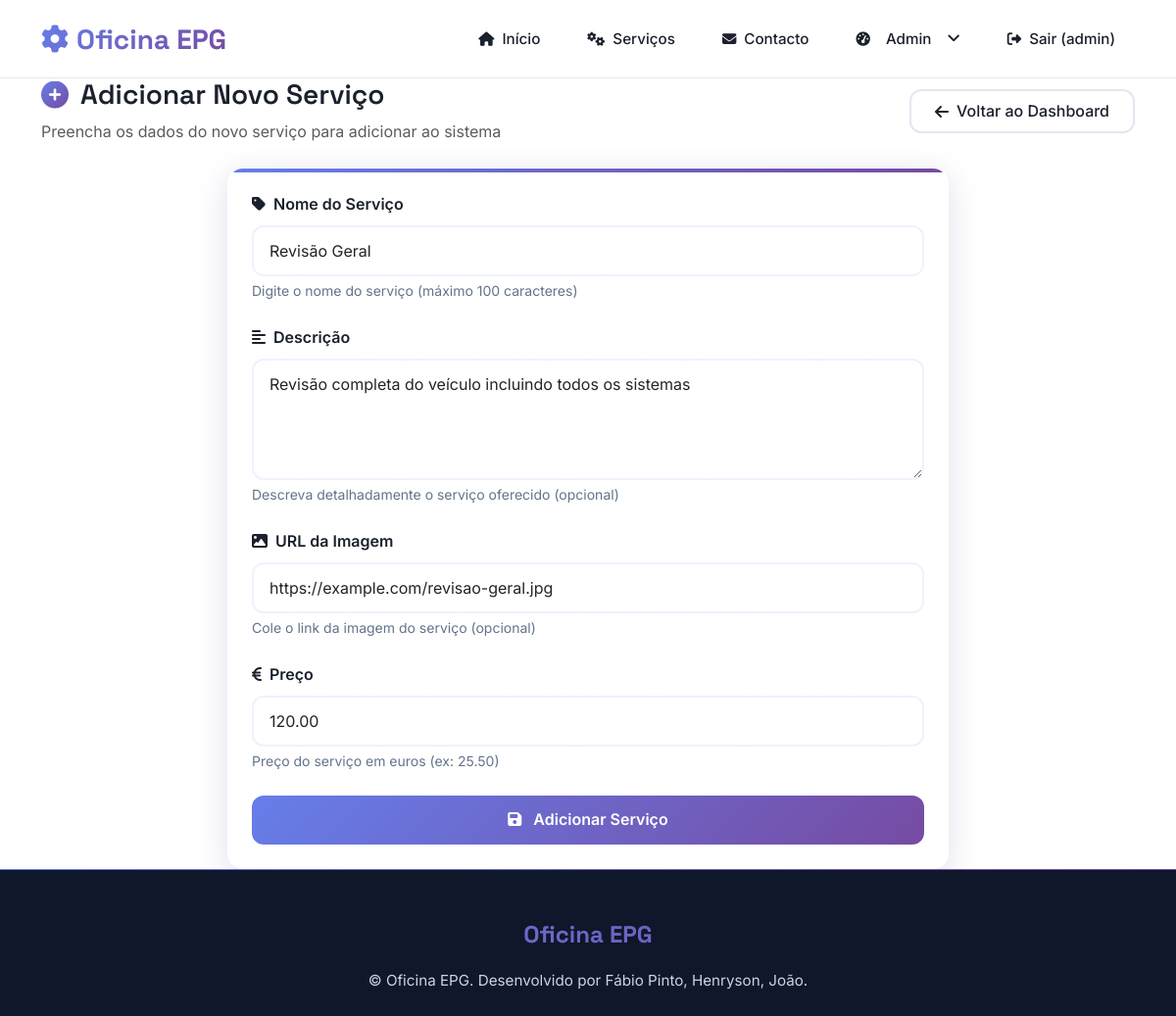
The app's page /dashboard/servicos/edit/2/ (signed in) with its own data.
### dashboard/models.py (models this page shows, shortened)
class User(AbstractUser):
    criado_em = models.DateTimeField(auto_now_add=True)

class Servico(models.Model):
    nome = models.CharField(max_length=100)
    descricao = models.TextField(blank=True, null=True)
    imagem_url = models.TextField(blank=True, null=True)
    preco = models.DecimalField(
        max_digits=10,
        decimal_places=2,
        default=Decimal("0.00")
    )

### dashboard/views.py (the view)
# urls.py: path('servicos/edit/<int:servico_id>/', views.edit_servico, name='edit_servico'),
@login_required
@staff_member_required
def edit_servico(request, servico_id):
    servico = Servico.objects.get(id=servico_id)
    if request.method == 'POST':
        form = ServicoForm(request.POST, instance=servico)
        if form.is_valid():
            form.save()
            messages.success(request, 'Serviço atualizado com sucesso!')
            return redirect('dashboard_servicos')
    else:
        form = ServicoForm(instance=servico)
    return render(request, 'dashboard/add_servico.html', {'form': form, 'edit': True})

### src/templates/dashboard/add_servico.html (shortened to what this page needs)
{% extends "base.html" %}
{% block content %}
<div class="container mt-4">
    <div class="d-flex justify-content-between align-items-center mb-4">
        <div>
            <h1 class="section-title">
                <i class="fas fa-plus-circle"></i>
                Adicionar Novo Serviço
            </h1>
            <p class="text-muted mb-0">Preencha os dados do novo serviço para adicionar ao sistema</p>
        </div>
        <a href="{% url 'dashboard_home' %}" class="btn-back">
            <i class="fas fa-arrow-left"></i>
            Voltar ao Dashboard
        </a>
    </div>
    <div class="row justify-content-center">
        <div class="col-lg-8">
            <div class="form-card">
                <div class="card-body p-4">
                    <form method="post" class="needs-validation" novalidate>
                        <div class="form-group">
                            <label for="{{ form.nome.id_for_label }}" class="form-label">
                                <i class="fas fa-tag me-2"></i>Nome do Serviço
                            </label>
                            {{ form.nome }}
                            <div class="help-text">Digite o nome do serviço (máximo 100 caracteres)</div>
                        </div>
                        <div class="form-group">
                            <label for="{{ form.descricao.id_for_label }}" class="form-label">
                                <i class="fas fa-align-left me-2"></i>Descrição
                            </label>
                            {{ form.descricao }}
                            <div class="help-text">Descreva detalhadamente o serviço oferecido (opcional)</div>
                        </div>
                        <div class="form-group">
                            <label for="{{ form.imagem_url.id_for_label }}" class="form-label">
                                <i class="fas fa-image me-2"></i>URL da Imagem
                            </label>
                            {{ form.imagem_url }}
                            <div class="help-text">Cole o link da imagem do serviço (opcional)</div>
                        </div>
                        <div class="form-group">
                            <label for="{{ form.preco.id_for_label }}" class="form-label">
                                <i class="fas fa-euro-sign me-2"></i>Preço
                            </label>
                            {{ form.preco }}
                            <div class="help-text">Preço do serviço em euros (ex: 25.50)</div>
                        </div>
                        <div class="d-grid gap-2 mt-4">
                            <button type="submit" class="btn-submit">
                                <i class="fas fa-save me-2"></i>
                                Adicionar Serviço
                            </button>
                        </div>
                    </form>
                </div>
            </div>
        </div>
    </div>
</div>
{% endblock %}

### src/templates/base.html (shortened to what this page needs)
{% load tz %}
<!DOCTYPE html>
<html lang="pt">
<head>
    <link href="https://cdn.jsdelivr.net/npm/bootstrap@5.3.3/dist/css/bootstrap.min.css" rel="stylesheet">
    <link rel="stylesheet" href="https://cdnjs.cloudflare.com/ajax/libs/font-awesome/6.4.0/css/all.min.css">
</head>
<body>
    <nav class="navbar-custom" id="mainNavbar">
        <div class="container">
            <a class="navbar-brand-custom" href="/">
                <i class="fas fa-cog me-2"></i>Oficina EPG
            </a>
            <ul class="navbar-nav-custom ms-auto" id="navbarNav">
                <li class="nav-item-custom">
                    <a class="nav-link-custom" href="{% url 'landing' %}">
                        <i class="fas fa-home"></i>
                        Início
                    </a>
                </li>
                <li class="nav-item-custom">
                    <a class="nav-link-custom" href="{% url 'servicos_list' %}">
                        <i class="fas fa-cogs"></i>
                        Serviços
                    </a>
                </li>
                <li class="nav-item-custom">
                    <a class="nav-link-custom" href="{% url 'contact' %}">
                        <i class="fas fa-envelope"></i>
                        Contacto
                    </a>
                </li>
                {% if user.is_authenticated %}
                    {% if user.is_staff %}
                        <li class="nav-item-custom dropdown-custom" id="adminDropdown">
                            <a class="nav-link-custom dropdown-toggle-custom" href="#" role="button" aria-expanded="false">
                                <i class="fas fa-tachometer-alt"></i>
                                Admin
                            </a>
                        </li>
                    {% endif %}
                    <li class="nav-item-custom">
                        <a class="nav-link-custom" href="{% url 'logout' %}">
                            <i class="fas fa-sign-out-alt"></i>
                            Sair ({{ user.username }})
                        </a>
                    </li>
                {% endif %}
            </ul>
        </div>
    </nav>
    <main class="main-content">
        {% block content %}
        {% endblock %}
    </main>
    <footer class="footer-custom">
        <div class="container">
            <div class="footer-content">
                <div class="footer-brand">Oficina EPG</div>
                <p class="footer-text">
                    © {{ now|date:"Y" }} Oficina EPG. Desenvolvido por Fábio Pinto, Henryson, João.
                </p>
            </div>
        </div>
    </footer>
</body>
</html>

### src/templates/base.html (style rules this page uses)
:root { --primary-gradient: linear-gradient(135deg, #667eea 0%, #764ba2 100%); --secondary-gradient: linear-gradient(135deg, #f093fb 0%, #f5576c 100%); --accent-gradient: linear-gradient(135deg, #4facfe 0%, #00f2fe 100%); --success-gradient: linear-gradient(135deg, #11998e 0%, #38ef7d 100%); --warning-gradient: linear-gradient(135deg, #f093fb 0%, #f5576c 100%); --danger-gradient: linear-gradient(135deg, #fc466b 0%, #3f5efb 100%); --glass-bg: rgba(255, 255, 255, 0.1); --glass-border: rgba(255, 255, 255, 0.2); --glass-shadow: 0 8px 32px 0 rgba(31, 38, 135, 0.37); --nav-height: 80px; --container-padding: 2rem; --font-primary: 'Inter', -apple-system, BlinkMacSystemFont, sans-serif; --font-heading: 'Space Grotesk', -apple-system, BlinkMacSystemFont, sans-serif; --text-primary: #1a202c; --text-secondary: #64748b; --text-muted: #94a3b8; --text-white: #ffffff; --bg-primary: #ffffff; --bg-secondary: #f8fafc; --border-color: #e2e8f0; --dark-bg-primary: #0f172a; --dark-bg-secondary: #1e293b; --dark-text-primary: #f1f5f9; --dark-text-secondary: #cbd5e1; --dark-border-color: #334155; }
* { margin: 0; padding: 0; box-sizing: border-box; }
body { font-family: var(--font-primary); font-weight: 400; line-height: 1.6; color: var(--text-primary); background-color: var(--bg-primary); overflow-x: hidden; transition: all 0.3s ease; }
.navbar-custom { background: rgba(255, 255, 255, 0.95); backdrop-filter: blur(20px); border-bottom: 1px solid var(--border-color); padding: 0; transition: all 0.3s ease; position: fixed; top: 0; left: 0; right: 0; z-index: 1050; height: var(--nav-height); }
.navbar-custom .container { height: var(--nav-height); display: flex; align-items: center; }
.navbar-brand-custom { font-family: var(--font-heading); font-size: 1.75rem; font-weight: 700; text-decoration: none; background: var(--primary-gradient); -webkit-background-clip: text; -webkit-text-fill-color: transparent; background-clip: text; transition: all 0.3s ease; margin-right: 2rem; }
.navbar-nav-custom { display: flex; align-items: center; gap: 0.5rem; list-style: none; margin: 0; padding: 0; }
.nav-item-custom { position: relative; }
.nav-link-custom { display: flex; align-items: center; padding: 0.75rem 1.25rem; color: var(--text-primary); text-decoration: none; font-weight: 500; font-size: 0.95rem; border-radius: 12px; transition: all 0.3s ease; position: relative; overflow: hidden; }
.nav-link-custom::before { content: ''; position: absolute; top: 0; left: 0; right: 0; bottom: 0; background: var(--accent-gradient); opacity: 0; transition: opacity 0.3s ease; border-radius: 12px; }
.nav-link-custom i { margin-right: 0.5rem; font-size: 0.9rem; }
.dropdown-custom { position: relative; }
.dropdown-toggle-custom { display: flex; align-items: center; gap: 0.5rem; }
.dropdown-toggle-custom::after { content: '\f107'; font-family: 'Font Awesome 6 Free'; font-weight: 900; border: none; margin-left: 0.5rem; transition: transform 0.3s ease; }
.main-content { margin-top: var(--nav-height); min-height: calc(100vh - var(--nav-height)); }
.footer-custom { background: var(--dark-bg-primary); color: var(--dark-text-primary); padding: 3rem 0 1.5rem; margin-top: auto; position: relative; overflow: hidden; }
.footer-custom::before { content: ''; position: absolute; top: 0; left: 0; right: 0; height: 1px; background: var(--primary-gradient); }
.footer-content { text-align: center; }
.footer-brand { font-family: var(--font-heading); font-size: 1.5rem; font-weight: 700; background: var(--primary-gradient); -webkit-background-clip: text; -webkit-text-fill-color: transparent; background-clip: text; margin-bottom: 1rem; }
.footer-text { color: var(--dark-text-secondary); font-size: 0.95rem; margin-bottom: 0; }

### records on screen
User: username "admin"
Servico: nome "Revisão Geral", descricao "Revisão completa do veículo incluindo todos os sistemas", imagem_url "https://example.com/revisao-geral.jpg", preco "120.00"
